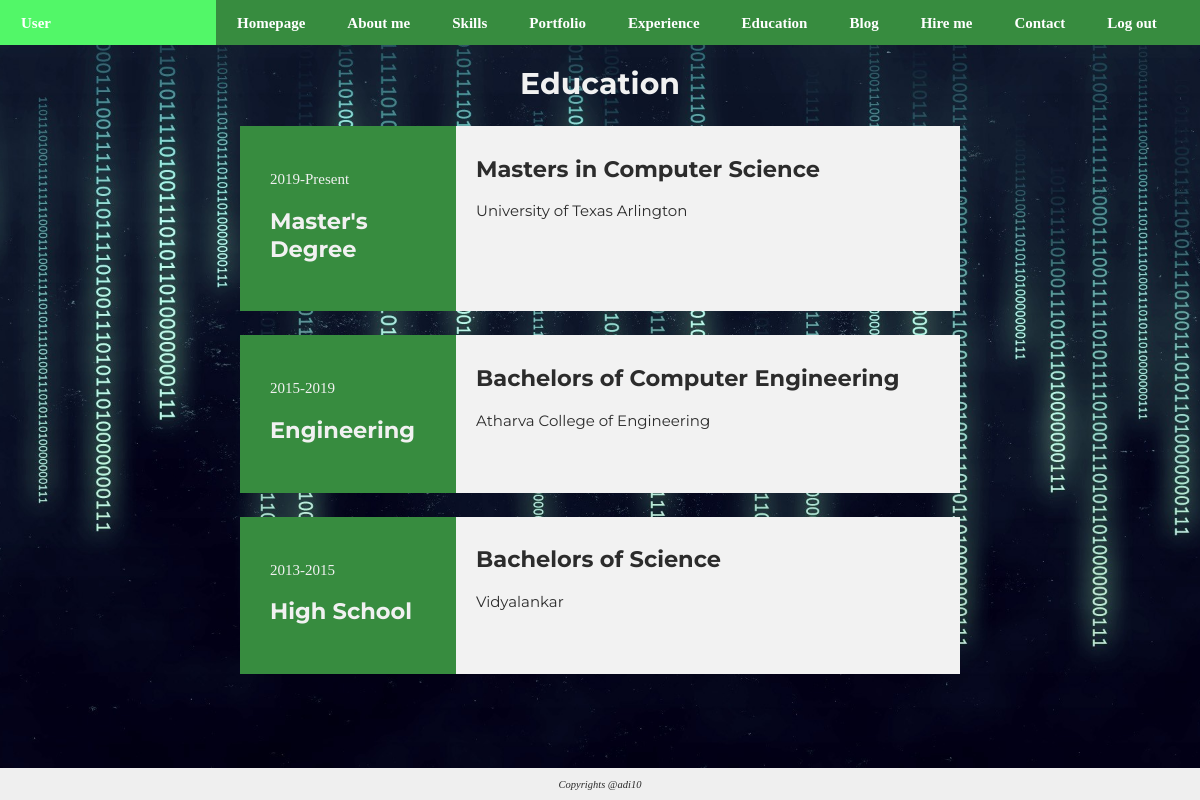
/edu.php, run on the app's committed database.
### tables this page shows
CREATE TABLE `edu` (
  `eduid` int(11) NOT NULL,
  `edutype` varchar(100) NOT NULL,
  `date` varchar(20) NOT NULL,
  `title` varchar(100) NOT NULL,
  `institution` varchar(100) NOT NULL
);

### edu.php (the view, shortened to what this page needs)
<?php
    include('functions.php');
    $eduSQL = "SELECT * FROM `edu` WHERE eduid= '1'";
$eduSQL2 = "SELECT * FROM `edu` WHERE eduid= '2'";
$eduSQL3 = "SELECT * FROM `edu` WHERE eduid= '3'";
$eduresult = mysqli_query($db, $eduSQL) or die("Bad query : $eduSQL");
$eduresult2 = mysqli_query($db, $eduSQL2) or die("Bad query : $eduSQL2");
$eduresult3 = mysqli_query($db, $eduSQL3) or die("Bad query : $eduSQL3");
$row1 = mysqli_fetch_array($eduresult);
$row2 = mysqli_fetch_array($eduresult2);
$row3 = mysqli_fetch_array($eduresult3);
?>
<!DOCTYPE html>
<html lang="en">
  <head>
    <link rel="stylesheet" href="css/portfolio.css" />
    <link
      rel="stylesheet"
      href="https://cdnjs.cloudflare.com/ajax/libs/font-awesome/4.7.0/css/font-awesome.min.css"
    />
  </head>
  <body class="home">
        <nav>
                <ul>
                    <li style="padding-right: 12%"><a href="#home">User</a></li>
        <li><a href="index.php">Homepage</a></li>
        <li><a href="aboutme.php">About me</a></li>
        <li><a href="skills.php">Skills</a></li>
        <li><a href="portfolio.php">Portfolio</a></li>
        <li><a href="exp.php">Experience</a></li>
        <li><a href="#">Education</a></li>
        <li><a href="blog.php">Blog</a></li>
        <li><a href="Hireme.php">Hire me</a></li>
        <li><a href="contact.php">Contact</a></li>
        <li>
        <a
          href="home.php?logout='1'"
            >Log out</a
          >
        </li>
                </ul>
              </nav>
              <header>
      <h1 style="text-align: center; color: #f1f1f1">Education</h1>
    </header>
    <div class="container-exp">
      <div class="row-exp">
        <div class="leftside-e" style="padding:30px ; color: #f1f1f1">
          <p><?php echo $row1['date'] ?></p>
          <h2><?php echo $row1['edutype'] ?></h2>
        </div>
        <div class="rightside-e" style="padding-left: 20px; padding-top: 10px; padding-right: 6px">
          <h2><?php echo $row1['title'] ?></h3>
          <p><?php echo $row1['institution'] ?></p>
        </div>
      </div>
    </div>
    <div class="container-exp">
            <div class="row-exp">
              <div class="leftside-e" style="padding:30px ; color: #f1f1f1">
                <p><?php echo $row2['date'] ?></p>
                <h2><?php echo $row2['edutype'] ?></h2>
              </div>
              <div class="rightside-e" style="padding-left: 20px; padding-top: 10px; padding-right: 6px">
              <h2><?php echo $row2['title'] ?></h3>
              <p><?php echo $row2['institution'] ?></p>
              </div>
            </div>
          </div>
    <div class="container-exp">
            <div class="row-exp">
              <div class="leftside-e" style="padding:30px; color: #f1f1f1">
                <p><?php echo $row3['date'] ?></p>
                <h2><?php echo $row3['edutype'] ?></h2>
              </div>
              <div class="rightside-e" style="padding-left: 20px; padding-top: 10px; padding-right: 6px">
              <h2><?php echo $row3['title'] ?></h3>
               <p><?php echo $row3['institution'] ?></p>
              </div>
            </div>
          </div>
    <footer>
      <p>Copyrights @adi10</p>
    </footer>
  </body>
</html>

### css/portfolio.css (style rules this page uses)
* { box-sizing: border-box; }
h1, h2, h3, h4, h5, h6 { font-family: "Montserrat"; }
html { min-height: 100%; }
a { text-decoration: none; }
.home { background-image: url(../imgs/bg1.jpg); background-attachment: fixed; background-position: center; background-repeat: no-repeat; background-size: cover; }
body { height: 100%; background-color: #ffffff; color: #2c2c2c; margin: 0; padding: 0; font-size: 15px; overflow: auto; }
nav { background-color: #378c3f; margin: 0; overflow: hidden; font-style: bold; }
nav ul { margin: 0; padding: 0; display: flex; }
nav ul li { display: inline-block; list-style-type: none; }
nav > ul > li > a { color: white; background-color: ##0c0d0d; display: block; line-height: 2em; text-decoration: none; line-height: 2em; padding: 0.5em 1.4em; font-weight: 800; }
footer { display: block; font-size: 0.7em; font-style: italic; background-color: #efefef; text-align: center; right: 0; bottom: 0; left: 0; position: fixed; }
.container-exp { background-color: #f2f2f2; padding: auto; width: 60%; margin-left: 20%; margin-top: 2%; }
.row-exp:after { content: ""; display: table; clear: both; box-shadow: 0 4px 8px 0 rgba(0, 0, 0, 0.2), 0 6px 20px 0 rgba(0, 0, 0, 0.19); }
.leftside-e { float: left; width: 30%; background-color: #378c3f; }
.rightside-e { float: left; width: 70%; font-family: "Montserrat"; }

### data on the page
edu: date "2019-Present", edutype "Master's Degree", title "Masters in Computer Science", institution "University of Texas Arlington"
edu: date "2015-2019", edutype "Engineering", title "Bachelors of Computer Engineering", institution "Atharva College of Engineering"
edu: date "2013-2015", edutype "High School", title "Bachelors of Science", institution "Vidyalankar"
